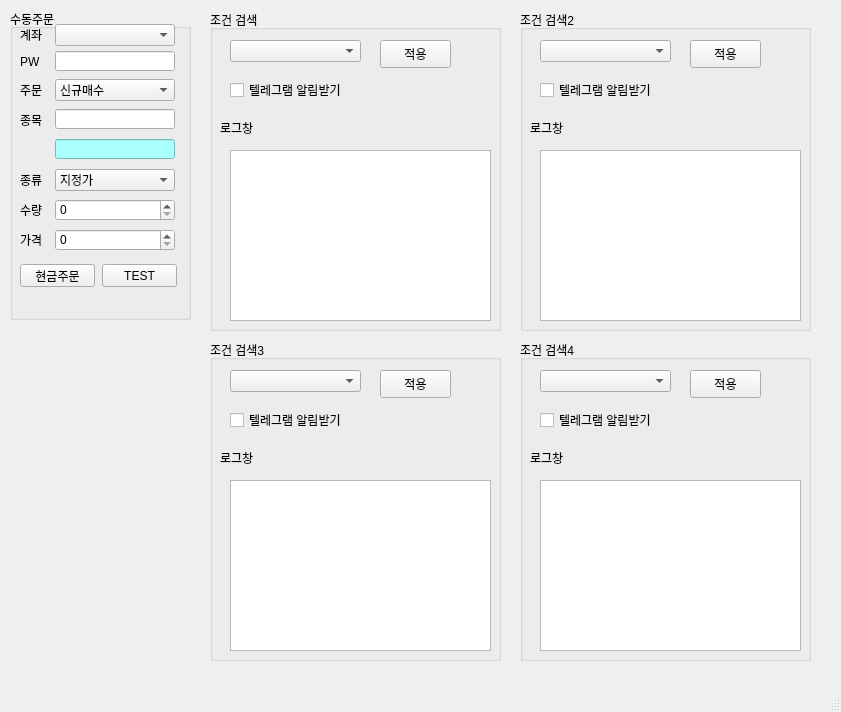
<?xml version="1.0" encoding="UTF-8"?>
<ui version="4.0">
 <class>MainWindow</class>
 <widget class="QMainWindow" name="MainWindow">
  <property name="geometry">
   <rect>
    <x>0</x>
    <y>0</y>
    <width>841</width>
    <height>712</height>
   </rect>
  </property>
  <property name="windowTitle">
   <string>PyTrader v0.2</string>
  </property>
  <property name="windowIcon">
   <iconset>
    <normaloff>icon.png</normaloff>icon.png</iconset>
  </property>
  <widget class="QWidget" name="centralwidget">
   <widget class="QGroupBox" name="groupBox">
    <property name="geometry">
     <rect>
      <x>10</x>
      <y>9</y>
      <width>181</width>
      <height>311</height>
     </rect>
    </property>
    <property name="title">
     <string>수동주문</string>
    </property>
    <widget class="QLabel" name="label">
     <property name="geometry">
      <rect>
       <x>10</x>
       <y>20</y>
       <width>56</width>
       <height>12</height>
      </rect>
     </property>
     <property name="text">
      <string>계좌</string>
     </property>
    </widget>
    <widget class="QComboBox" name="comboBox">
     <property name="geometry">
      <rect>
       <x>45</x>
       <y>15</y>
       <width>120</width>
       <height>22</height>
      </rect>
     </property>
    </widget>
    <widget class="QLabel" name="label_2">
     <property name="geometry">
      <rect>
       <x>10</x>
       <y>75</y>
       <width>56</width>
       <height>12</height>
      </rect>
     </property>
     <property name="text">
      <string>주문</string>
     </property>
    </widget>
    <widget class="QComboBox" name="comboBox_2">
     <property name="geometry">
      <rect>
       <x>45</x>
       <y>70</y>
       <width>120</width>
       <height>22</height>
      </rect>
     </property>
     <item>
      <property name="text">
       <string>신규매수</string>
      </property>
     </item>
     <item>
      <property name="text">
       <string>신규매도</string>
      </property>
     </item>
     <item>
      <property name="text">
       <string>매수취소</string>
      </property>
     </item>
     <item>
      <property name="text">
       <string>매도취소</string>
      </property>
     </item>
    </widget>
    <widget class="QLabel" name="label_3">
     <property name="geometry">
      <rect>
       <x>10</x>
       <y>105</y>
       <width>56</width>
       <height>12</height>
      </rect>
     </property>
     <property name="text">
      <string>종목</string>
     </property>
    </widget>
    <widget class="QLineEdit" name="lineEdit">
     <property name="geometry">
      <rect>
       <x>45</x>
       <y>100</y>
       <width>120</width>
       <height>20</height>
      </rect>
     </property>
    </widget>
    <widget class="QComboBox" name="comboBox_3">
     <property name="geometry">
      <rect>
       <x>45</x>
       <y>160</y>
       <width>120</width>
       <height>22</height>
      </rect>
     </property>
     <item>
      <property name="text">
       <string>지정가</string>
      </property>
     </item>
     <item>
      <property name="text">
       <string>시장가</string>
      </property>
     </item>
    </widget>
    <widget class="QLabel" name="label_4">
     <property name="geometry">
      <rect>
       <x>10</x>
       <y>165</y>
       <width>56</width>
       <height>12</height>
      </rect>
     </property>
     <property name="text">
      <string>종류</string>
     </property>
    </widget>
    <widget class="QLabel" name="label_5">
     <property name="geometry">
      <rect>
       <x>10</x>
       <y>195</y>
       <width>56</width>
       <height>12</height>
      </rect>
     </property>
     <property name="text">
      <string>수량</string>
     </property>
    </widget>
    <widget class="QSpinBox" name="spinBox">
     <property name="geometry">
      <rect>
       <x>45</x>
       <y>190</y>
       <width>120</width>
       <height>22</height>
      </rect>
     </property>
     <property name="maximum">
      <number>1000000</number>
     </property>
    </widget>
    <widget class="QLabel" name="label_6">
     <property name="geometry">
      <rect>
       <x>10</x>
       <y>225</y>
       <width>56</width>
       <height>12</height>
      </rect>
     </property>
     <property name="text">
      <string>가격</string>
     </property>
    </widget>
    <widget class="QSpinBox" name="spinBox_2">
     <property name="geometry">
      <rect>
       <x>45</x>
       <y>220</y>
       <width>120</width>
       <height>22</height>
      </rect>
     </property>
     <property name="prefix">
      <string/>
     </property>
     <property name="maximum">
      <number>10000000</number>
     </property>
     <property name="singleStep">
      <number>100</number>
     </property>
     <property name="value">
      <number>0</number>
     </property>
    </widget>
    <widget class="QPushButton" name="pushButton">
     <property name="geometry">
      <rect>
       <x>10</x>
       <y>255</y>
       <width>75</width>
       <height>23</height>
      </rect>
     </property>
     <property name="text">
      <string>현금주문</string>
     </property>
    </widget>
    <widget class="QLineEdit" name="lineEdit_2">
     <property name="geometry">
      <rect>
       <x>45</x>
       <y>130</y>
       <width>120</width>
       <height>20</height>
      </rect>
     </property>
     <property name="styleSheet">
      <string notr="true">background-color: rgb(170, 255, 255);</string>
     </property>
     <property name="readOnly">
      <bool>true</bool>
     </property>
    </widget>
    <widget class="QLabel" name="label_11">
     <property name="geometry">
      <rect>
       <x>10</x>
       <y>47</y>
       <width>56</width>
       <height>12</height>
      </rect>
     </property>
     <property name="text">
      <string>PW</string>
     </property>
    </widget>
    <widget class="QLineEdit" name="lineEdit_PW">
     <property name="geometry">
      <rect>
       <x>45</x>
       <y>42</y>
       <width>120</width>
       <height>20</height>
      </rect>
     </property>
     <property name="echoMode">
      <enum>QLineEdit::Password</enum>
     </property>
    </widget>
    <widget class="QPushButton" name="pushButton_TEST">
     <property name="geometry">
      <rect>
       <x>92</x>
       <y>255</y>
       <width>75</width>
       <height>23</height>
      </rect>
     </property>
     <property name="text">
      <string>TEST</string>
     </property>
    </widget>
   </widget>
   <widget class="QGroupBox" name="groupBox_2">
    <property name="geometry">
     <rect>
      <x>210</x>
      <y>10</y>
      <width>291</width>
      <height>321</height>
     </rect>
    </property>
    <property name="title">
     <string>조건 검색</string>
    </property>
    <widget class="QComboBox" name="comboBox_cond">
     <property name="geometry">
      <rect>
       <x>20</x>
       <y>30</y>
       <width>131</width>
       <height>22</height>
      </rect>
     </property>
    </widget>
    <widget class="QTextEdit" name="textEdit_cond">
     <property name="geometry">
      <rect>
       <x>20</x>
       <y>140</y>
       <width>261</width>
       <height>171</height>
      </rect>
     </property>
    </widget>
    <widget class="QLabel" name="label_7">
     <property name="geometry">
      <rect>
       <x>10</x>
       <y>110</y>
       <width>64</width>
       <height>15</height>
      </rect>
     </property>
     <property name="text">
      <string>로그창</string>
     </property>
    </widget>
    <widget class="QPushButton" name="pushButton_cond">
     <property name="geometry">
      <rect>
       <x>170</x>
       <y>30</y>
       <width>71</width>
       <height>28</height>
      </rect>
     </property>
     <property name="text">
      <string>적용</string>
     </property>
    </widget>
    <widget class="QCheckBox" name="checkBox_cond">
     <property name="geometry">
      <rect>
       <x>20</x>
       <y>70</y>
       <width>151</width>
       <height>20</height>
      </rect>
     </property>
     <property name="text">
      <string>텔레그램 알림받기</string>
     </property>
    </widget>
   </widget>
   <widget class="QGroupBox" name="groupBox_3">
    <property name="geometry">
     <rect>
      <x>520</x>
      <y>10</y>
      <width>291</width>
      <height>321</height>
     </rect>
    </property>
    <property name="title">
     <string>조건 검색2</string>
    </property>
    <widget class="QComboBox" name="comboBox_cond_2">
     <property name="geometry">
      <rect>
       <x>20</x>
       <y>30</y>
       <width>131</width>
       <height>22</height>
      </rect>
     </property>
    </widget>
    <widget class="QTextEdit" name="textEdit_cond_2">
     <property name="geometry">
      <rect>
       <x>20</x>
       <y>140</y>
       <width>261</width>
       <height>171</height>
      </rect>
     </property>
    </widget>
    <widget class="QLabel" name="label_8">
     <property name="geometry">
      <rect>
       <x>10</x>
       <y>110</y>
       <width>64</width>
       <height>15</height>
      </rect>
     </property>
     <property name="text">
      <string>로그창</string>
     </property>
    </widget>
    <widget class="QPushButton" name="pushButton_cond_2">
     <property name="geometry">
      <rect>
       <x>170</x>
       <y>30</y>
       <width>71</width>
       <height>28</height>
      </rect>
     </property>
     <property name="text">
      <string>적용</string>
     </property>
    </widget>
    <widget class="QCheckBox" name="checkBox_cond_2">
     <property name="geometry">
      <rect>
       <x>20</x>
       <y>70</y>
       <width>151</width>
       <height>20</height>
      </rect>
     </property>
     <property name="text">
      <string>텔레그램 알림받기</string>
     </property>
    </widget>
   </widget>
   <widget class="QGroupBox" name="groupBox_4">
    <property name="geometry">
     <rect>
      <x>210</x>
      <y>340</y>
      <width>291</width>
      <height>321</height>
     </rect>
    </property>
    <property name="title">
     <string>조건 검색3</string>
    </property>
    <widget class="QComboBox" name="comboBox_cond_3">
     <property name="geometry">
      <rect>
       <x>20</x>
       <y>30</y>
       <width>131</width>
       <height>22</height>
      </rect>
     </property>
    </widget>
    <widget class="QTextEdit" name="textEdit_cond_3">
     <property name="geometry">
      <rect>
       <x>20</x>
       <y>140</y>
       <width>261</width>
       <height>171</height>
      </rect>
     </property>
    </widget>
    <widget class="QLabel" name="label_9">
     <property name="geometry">
      <rect>
       <x>10</x>
       <y>110</y>
       <width>64</width>
       <height>15</height>
      </rect>
     </property>
     <property name="text">
      <string>로그창</string>
     </property>
    </widget>
    <widget class="QPushButton" name="pushButton_cond_3">
     <property name="geometry">
      <rect>
       <x>170</x>
       <y>30</y>
       <width>71</width>
       <height>28</height>
      </rect>
     </property>
     <property name="text">
      <string>적용</string>
     </property>
    </widget>
    <widget class="QCheckBox" name="checkBox_cond_3">
     <property name="geometry">
      <rect>
       <x>20</x>
       <y>70</y>
       <width>151</width>
       <height>20</height>
      </rect>
     </property>
     <property name="text">
      <string>텔레그램 알림받기</string>
     </property>
    </widget>
   </widget>
   <widget class="QGroupBox" name="groupBox_5">
    <property name="geometry">
     <rect>
      <x>520</x>
      <y>340</y>
      <width>291</width>
      <height>321</height>
     </rect>
    </property>
    <property name="title">
     <string>조건 검색4</string>
    </property>
    <widget class="QComboBox" name="comboBox_cond_4">
     <property name="geometry">
      <rect>
       <x>20</x>
       <y>30</y>
       <width>131</width>
       <height>22</height>
      </rect>
     </property>
    </widget>
    <widget class="QTextEdit" name="textEdit_cond_4">
     <property name="geometry">
      <rect>
       <x>20</x>
       <y>140</y>
       <width>261</width>
       <height>171</height>
      </rect>
     </property>
    </widget>
    <widget class="QLabel" name="label_10">
     <property name="geometry">
      <rect>
       <x>10</x>
       <y>110</y>
       <width>64</width>
       <height>15</height>
      </rect>
     </property>
     <property name="text">
      <string>로그창</string>
     </property>
    </widget>
    <widget class="QPushButton" name="pushButton_cond_4">
     <property name="geometry">
      <rect>
       <x>170</x>
       <y>30</y>
       <width>71</width>
       <height>28</height>
      </rect>
     </property>
     <property name="text">
      <string>적용</string>
     </property>
    </widget>
    <widget class="QCheckBox" name="checkBox_cond_4">
     <property name="geometry">
      <rect>
       <x>20</x>
       <y>70</y>
       <width>151</width>
       <height>20</height>
      </rect>
     </property>
     <property name="text">
      <string>텔레그램 알림받기</string>
     </property>
    </widget>
   </widget>
  </widget>
  <widget class="QMenuBar" name="menubar">
   <property name="geometry">
    <rect>
     <x>0</x>
     <y>0</y>
     <width>841</width>
     <height>21</height>
    </rect>
   </property>
  </widget>
  <widget class="QStatusBar" name="statusbar"/>
 </widget>
 <resources/>
 <connections/>
</ui>
